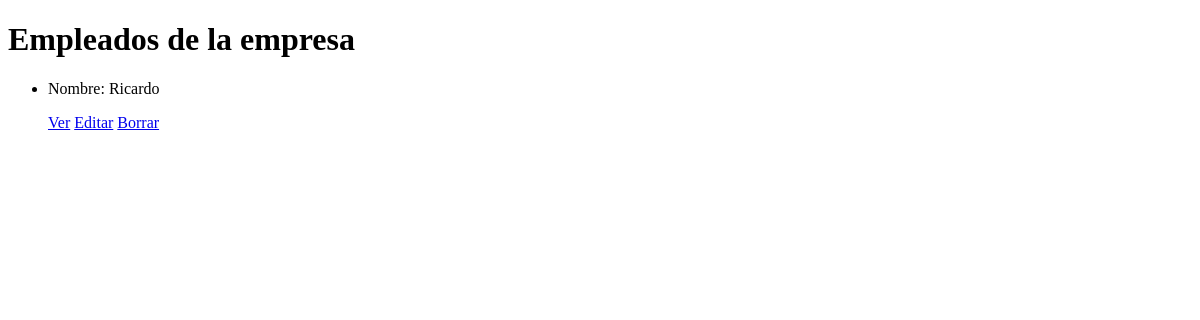
/carga_empleados/empleado/list, run on an earlier commit of the app's database.
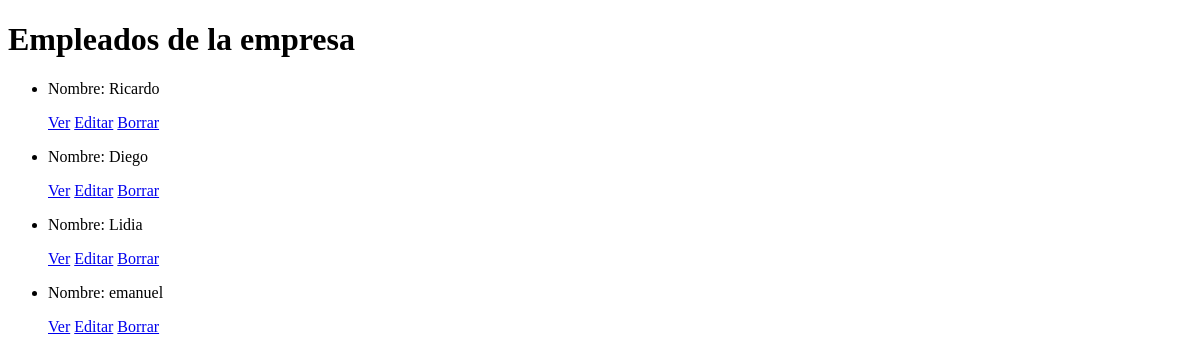
And on a later commit of the database.
### carga_empleados/models.py (models this page shows, shortened)
class Empleado(models.Model):
    nombre = models.CharField(max_length=100)
    apellido = models.CharField(max_length=100)
    cargo = models.CharField(max_length=100)

### carga_empleados/views.py (the view)
# urls.py: path('empleado/list',views.EmpleadoList.as_view(),name='list'),
class EmpleadoList(ListView):
     model=Empleado
     template_name='carga_empleados/empleado_list.html'

### carga_empleados/templates/carga_empleados/empleado_list.html (shortened to what this page needs)
<!DOCTYPE html>
<html lang="en">
<head>
</head>
<body>
    <h1> Empleados de la empresa</h1>
    <ul>
        {% for empleado in object_list %}
            <li>
                <p> Nombre: {{empleado.nombre}}</p>
                <p>
                    <a href="{% url 'Detail' empleado.id %}"> Ver</a>
                    <a href="{% url 'Edit' empleado.id %}">Editar</a>
                    <a href="{% url 'Delete' empleado.id %}"> Borrar</a>
                </p>
            </li>
        {%endfor%}
    </ul>
</body>
</html>

What changed in the data, as far as the page shows it:
added Empleado: nombre "Diego"
added Empleado: nombre "Lidia"
added Empleado: nombre "emanuel"
